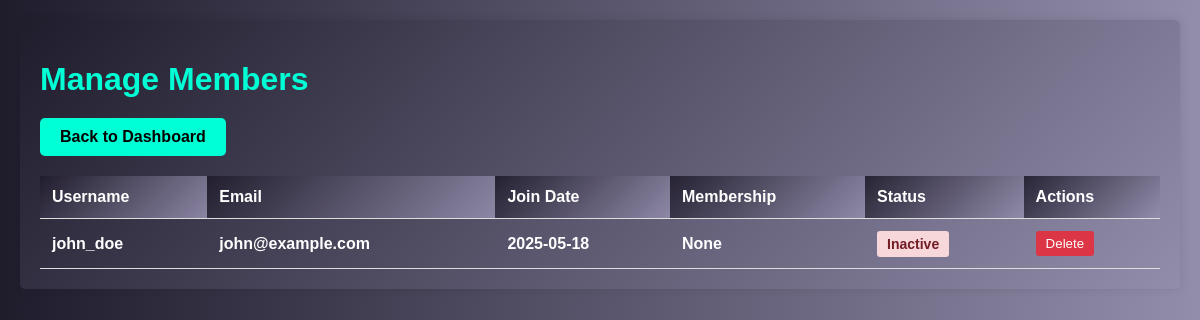
The page /manage_members.php (signed in) on the database its author committed.
### tables this page shows
CREATE TABLE IF NOT EXISTS users (
    id INT PRIMARY KEY AUTO_INCREMENT,
    username VARCHAR(50) UNIQUE NOT NULL,
    password VARCHAR(255) NOT NULL,
    email VARCHAR(100) UNIQUE NOT NULL,
    role ENUM('user', 'admin') NOT NULL DEFAULT 'user',
    created_at TIMESTAMP DEFAULT CURRENT_TIMESTAMP
);

### manage_members.php (the view, shortened to what this page needs)
<?php
require_once 'database.php';
$stmt = $pdo->prepare("
    SELECT
        u.id,
        u.username,
        u.email,
        u.created_at,
        m.type as membership_type,
        m.end_date as membership_end,
        CASE WHEN m.end_date >= CURDATE() THEN 'Active' ELSE 'Inactive' END as status
    FROM users u
    LEFT JOIN memberships m ON u.id = m.user_id
    WHERE u.role = 'user'
    ORDER BY u.username
");
$stmt->execute();
$members = $stmt->fetchAll();
?>
<!DOCTYPE html>
<html lang="en">
<head>
</head>
<body>
    <div class="container">
        <h1>Manage Members</h1>
        <div class="nav-links">
            <a href="dashboard.php">Back to Dashboard</a>
        </div>
        <table>
            <thead>
                <tr>
                    <th>Username</th>
                    <th>Email</th>
                    <th>Join Date</th>
                    <th>Membership</th>
                    <th>Status</th>
                    <th>Actions</th>
                </tr>
            </thead>
            <tbody>
                <?php foreach ($members as $member): ?>
                <tr>
                    <td><?php echo htmlspecialchars($member['username']); ?></td>
                    <td><?php echo htmlspecialchars($member['email']); ?></td>
                    <td><?php echo date('Y-m-d', strtotime($member['created_at'])); ?></td>
                    <td><?php echo $member['membership_type'] ? htmlspecialchars($member['membership_type']) : 'None'; ?></td>
                    <td>
                        <span class="status <?php echo strtolower($member['status']) === 'active' ? 'status-active' : 'status-inactive'; ?>">
                            <?php echo $member['status']; ?>
                        </span>
                    </td>
                    <td>
                        <form method="POST" style="display: inline;" onsubmit="return confirm('Are you sure you want to delete this member?');">
                            <button type="submit" class="action-btn">Delete</button>
                        </form>
                    </td>
                </tr>
                <?php endforeach; ?>
            </tbody>
        </table>
    </div>
</body>
</html>

### manage_members.php (style rules this page uses)
body { font-family: Arial, sans-serif; margin: 0; padding: 20px; background: linear-gradient(90deg, #1f1c2c, #928dab); }
.container { max-width: 1200px; margin: 0 auto; background: linear-gradient(135deg, rgba(31, 28, 44, 0.9), rgba(146, 141, 171, 0.9)); padding: 20px; border-radius: 5px; box-shadow: 0 0 10px rgba(0,0,0,0.1); }
h1 { color: #00ffd5;;; margin-bottom: 20px; }
.nav-links { margin-bottom: 20px; }
.nav-links a { display: inline-block; padding: 10px 20px; background-color: #00ffd5; color:black; text-decoration: none; border-radius: 5px; margin-right: 10px; font-weight: bold; }
table { width: 100%; border-collapse: collapse; margin-top: 20px; color: white; font-weight: bold; }
th, td { padding: 12px; text-align: left; border-bottom: 1px solid #ddd; }
th { background: linear-gradient(135deg, rgba(31, 28, 44, 0.9), rgba(146, 141, 171, 0.9)); }
.status { padding: 5px 10px; border-radius: 3px; font-size: 14px; }
.status-inactive { background-color: #f8d7da; color: #721c24; }
.action-btn { padding: 5px 10px; border: none; border-radius: 3px; cursor: pointer; background-color: #dc3545; color: white; }

### rows shown on the page
users: username "john_doe", email "john@example.com", created_at "2025-05-18", status "Inactive"
